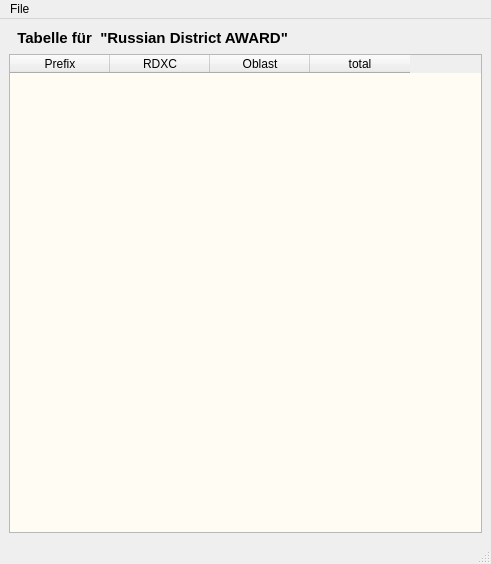
<ui version="4.0" >
 <class>Rda</class>
 <widget class="QMainWindow" name="Rda" >
  <property name="geometry" >
   <rect>
    <x>0</x>
    <y>0</y>
    <width>491</width>
    <height>564</height>
   </rect>
  </property>
  <property name="font" >
   <font>
    <pointsize>9</pointsize>
   </font>
  </property>
  <property name="windowTitle" >
   <string>RU-District Awardlist</string>
  </property>
  <widget class="QWidget" name="centralwidget" >
   <property name="geometry" >
    <rect>
     <x>0</x>
     <y>31</y>
     <width>491</width>
     <height>507</height>
    </rect>
   </property>
   <layout class="QGridLayout" >
    <item rowspan="2" row="0" column="0" colspan="2" >
     <widget class="QLabel" name="label_2" >
      <property name="font" >
       <font>
        <pointsize>11</pointsize>
        <weight>75</weight>
        <bold>true</bold>
       </font>
      </property>
      <property name="text" >
       <string>  Tabelle für  "Russian District AWARD"</string>
      </property>
     </widget>
    </item>
    <item row="1" column="1" >
     <widget class="QLabel" name="label" >
      <property name="text" >
       <string/>
      </property>
     </widget>
    </item>
    <item row="2" column="0" colspan="2" >
     <widget class="QTableWidget" name="ruAwdTable" >
      <property name="palette" >
       <palette>
        <active>
         <colorrole role="Base" >
          <brush brushstyle="SolidPattern" >
           <color alpha="255" >
            <red>255</red>
            <green>252</green>
            <blue>244</blue>
           </color>
          </brush>
         </colorrole>
        </active>
        <inactive>
         <colorrole role="Base" >
          <brush brushstyle="SolidPattern" >
           <color alpha="255" >
            <red>255</red>
            <green>252</green>
            <blue>244</blue>
           </color>
          </brush>
         </colorrole>
        </inactive>
        <disabled>
         <colorrole role="Base" >
          <brush brushstyle="SolidPattern" >
           <color alpha="255" >
            <red>255</red>
            <green>255</green>
            <blue>255</blue>
           </color>
          </brush>
         </colorrole>
        </disabled>
       </palette>
      </property>
      <column>
       <property name="text" >
        <string>Prefix</string>
       </property>
      </column>
      <column>
       <property name="text" >
        <string>RDXC</string>
       </property>
      </column>
      <column>
       <property name="text" >
        <string>  Oblast  </string>
       </property>
      </column>
      <column>
       <property name="text" >
        <string>total</string>
       </property>
      </column>
     </widget>
    </item>
   </layout>
  </widget>
  <widget class="QMenuBar" name="menubar" >
   <property name="geometry" >
    <rect>
     <x>0</x>
     <y>0</y>
     <width>491</width>
     <height>31</height>
    </rect>
   </property>
   <widget class="QMenu" name="menuFile" >
    <property name="title" >
     <string>File                       </string>
    </property>
    <addaction name="actionENDE" />
    <addaction name="separator" />
    <addaction name="actionRdAwdListeladen" />
   </widget>
   <addaction name="menuFile" />
  </widget>
  <widget class="QStatusBar" name="statusbar" >
   <property name="geometry" >
    <rect>
     <x>0</x>
     <y>538</y>
     <width>491</width>
     <height>26</height>
    </rect>
   </property>
  </widget>
  <action name="actionENDE" >
   <property name="icon" >
    <iconset resource="../qtlogRessourcen.qrc" >
     <normaloff>:/new/prefix1/icon/cancel.png</normaloff>:/new/prefix1/icon/cancel.png</iconset>
   </property>
   <property name="text" >
    <string>ENDE                  </string>
   </property>
  </action>
  <action name="actionRdAwdListeladen" >
   <property name="text" >
    <string>rdAwd-Liste laden</string>
   </property>
  </action>
 </widget>
 <resources>
  <include location="../qtlogRessourcen.qrc" />
 </resources>
 <connections/>
</ui>
